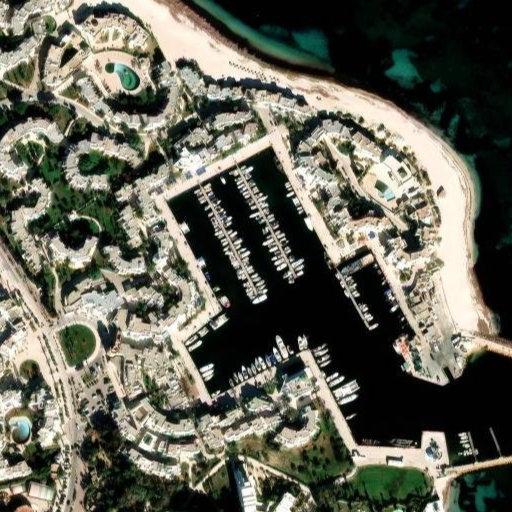
#> input picture datasets/08-images/map_patch.png, 512 x 512 px; its folder holds 4 pictures in this run
$ python make_figures.py
#> lines starting #> are read from the running program, lines starting #| are printed output that depends on the picture
### datasets/_map/render_view.py
"""Synthetic downward camera views of Sousse from OpenStreetMap data (NAVERA Academy).

    import sys; sys.path.insert(0, '<repo>/datasets/_map')
    from render_view import render_view
    img = render_view(35.8277, 10.6388, heading_deg=30, alt_m=300, out_px=512, seed=1,
                      style='pseudo', effects='medium')          # numpy BGR uint8
    img, meta = render_view(..., return_meta=True)               # + true pose, corner lat/lon, homography

style='map'    : the cartographic style of osm_sousse.mbtiles (same Mapnik XML, same per-zoom rules)
style='pseudo' : "pseudo-satellite": procedural textures per land class, fixed in world coordinates
                 (the same place looks the same in every view, whatever the seed), roof colour per
                 building from its OSM id, offset shadows, tree crowns, sea texture, and a synthetic
                 urban fabric inside residential/commercial/industrial areas where OSM has no buildings
                 (Sousse OSM has ~10k buildings only). It is NOT imagery: it is a deterministic drawing.

Camera: pinhole, square pixels, horizontal FOV `fov_deg` (default 60). Give either alt_m (height above
ground) or ground_size_m (width of the nadir footprint); default alt 300 m. heading_deg = direction of
the image top, clockwise from north (0 = north up).

effects: None | 'light' | 'medium' | 'strong' (random parameters drawn from `seed`) | dict. Dict keys:
    pitch_deg, roll_deg   camera tilt (perspective)               yaw_err_deg  heading error
    scale_err             relative altitude error (+0.1 = 10 % higher than nominal)
    blur                  gaussian sigma px                        motion_blur  kernel length px
    noise                 gaussian sensor noise sigma (0-255)      gamma        e.g. 0.8 .. 1.25
    color                 per-channel gain jitter amplitude (0.05) brightness   gain (1 = none)
    illum                 illumination gradient strength (0..0.5)  vignette     0..0.6
    jpeg                  JPEG quality (e.g. 40)                   clouds       coverage 0..1
    occlusion             number of dark occluding blobs at the image border (props, gear, dirt)
Unknown keys raise. With a preset, the drawn values are returned in meta['effects'].

Needs: numpy (system 1.x), opencv (cv2) and the private pylib with mapnik (~/osmrender/pylib, or env
NAVERA_OSM_PYLIB). The pylib is put on sys.path and PROJ_DATA is set automatically on first use.
Data: env NAVERA_OSM_DB or ~/academy-data/osm/sousse_osm.sqlite (made by make_map.py convert).
"""
import math
import os
import sys

import cv2
import numpy as np

HERE = os.path.dirname(os.path.abspath(__file__))
PYLIB = os.path.expanduser(os.environ.get('NAVERA_OSM_PYLIB', '~/osmrender/pylib'))
DB = os.path.expanduser(os.environ.get('NAVERA_OSM_DB', '~/academy-data/osm/sousse_osm.sqlite'))
R = 6378137.0
LAT_REF = 35.83                          # texture world frame: mercator metres * cos(LAT_REF) ~ metres
COS_REF = math.cos(math.radians(LAT_REF))
SUN_SHADOW = (-0.62, 0.78)               # unit ENU direction shadows fall to (sun in the south-east)
MAX_ORTHO = 3600                         # px, cap of the intermediate orthophoto side

_MAPS = {}


# [28 lines left out: functions _mapnik, _get_map, _render, not called in this run]


def latlon_to_merc(lat, lon):
    return R * math.radians(lon), R * math.log(math.tan(math.pi / 4 + math.radians(lat) / 2))


def merc_to_latlon(x, y):
    return math.degrees(2 * math.atan(math.exp(y / R)) - math.pi / 2), math.degrees(x / R)


# ----------------------------------------------------------------------------- procedural noise
# [41 lines left out: functions _hash, _vnoise, _fbm, not called in this run]


# ----------------------------------------------------------------------------- pseudo-satellite
# RGB base colours of the ground classes
BASE = {
    'land': (186, 168, 138), 'sea': (38, 92, 118), 'water': (52, 88, 92), 'saltpond': (205, 205, 196),
    'residential': (178, 166, 148), 'commercial': (168, 164, 160), 'industrial': (165, 160, 152),
    'construction': (192, 176, 150), 'farmland': (170, 150, 112), 'farmyard': (172, 160, 136),
    'orchard': (182, 163, 128), 'grass': (128, 140, 92), 'park': (104, 128, 80), 'wood': (70, 92, 58),
    'scrub': (140, 138, 102), 'sand': (222, 208, 176), 'bare': (196, 182, 160), 'wetland': (150, 152, 130),
    'cemetery': (190, 182, 166), 'military': (176, 164, 140), 'institution': (184, 176, 160),
    'hospital': (186, 180, 168), 'parking': (128, 128, 126), 'pitch': (88, 132, 82), 'stadium': (150, 150, 140),
    'golf': (96, 136, 76), 'aerodrome': (170, 160, 128), 'pedestrian': (196, 188, 174), 'pier': (176, 172, 164),
    'runway': (92, 94, 96),
}
FABRIC = {'residential': (13.0, 0.80), 'commercial': (24.0, 0.70), 'industrial': (34.0, 0.65),
          'institution': (22.0, 0.35), 'hospital': (22.0, 0.45), 'military': (30.0, 0.25),
          'farmyard': (20.0, 0.25)}            # cell metres, built fraction
ROOFS = np.array([(236, 233, 224), (222, 214, 198), (205, 196, 182), (188, 186, 182), (214, 200, 170),
                  (170, 100, 78), (150, 150, 150), (176, 196, 200), (242, 242, 238)], np.float32)
ROOF_CDF = np.cumsum([0.30, 0.18, 0.14, 0.12, 0.08, 0.06, 0.05, 0.04, 0.03])   # same weights as osmdata.roof_colours


# [7 lines left out: function _classify, not called in this run]


def _pseudo(box_merc, w, h, res):
    import style_map
    classes = style_map.PSEUDO_CLASSES
    codes = np.array([[int(style_map.code_colour(i)[j:j + 2], 16) for j in (1, 3, 5)]
                      for i in range(len(classes))], np.float32)
    cls = _classify(_render('style_pseudo_ground.xml', box_merc, w, h), classes, codes)
    # world coordinates (metres, fixed frame) of each pixel
    resm = (box_merc[2] - box_merc[0]) / w
    xs = (box_merc[0] + (np.arange(w) + 0.5) * resm) * COS_REF
    ys = (box_merc[3] - (np.arange(h) + 0.5) * resm) * COS_REF
    wx, wy = np.meshgrid(xs, ys)
    wx = wx.astype(np.float64)
    wy = wy.astype(np.float64)
    n_lo = _fbm(wx, wy, 180.0, 11, res, 3)
    n_mid = _fbm(wx, wy, 24.0, 12, res, 3)
    n_hi = _fbm(wx, wy, 4.0, 13, res, 3)
    img = np.zeros((h, w, 3), np.float32)
    for i, k in enumerate(classes):
        m = cls == i
        if not m.any():
            continue
        img[m] = BASE.get(k, BASE['land'])
    lum = 1 + 0.10 * n_lo + 0.07 * n_mid + 0.06 * n_hi
    tint = np.stack([1 + 0.04 * n_mid, 1 + 0.02 * n_lo, 1 - 0.04 * n_mid], -1)
    img *= lum[..., None] * tint
    C = {k: classes.index(k) for k in classes}
    shade = np.zeros((h, w), np.float32)          # objects that cast shadows (roof/tree height mask)
    top = np.zeros((h, w, 3), np.float32)
    topm = np.zeros((h, w), np.float32)
    # sea and water: waves + depth tint
    for k in ('sea', 'water'):
        m = cls == C[k]
        if m.any():
            wave = np.sin((wx[m] * 0.8 + wy[m] * 0.6) / 3.0 + 3 * n_mid[m]) * 0.04 + 0.08 * n_hi[m]
            img[m] = np.array(BASE[k], np.float32) * (1 + 0.15 * n_lo[m] + wave)[:, None]
    # untagged land (most of the rural Sahel): procedural parcels (~110 m, warped borders) of bare soil,
    # ploughed strips, olive groves (planted 9 m grid) or green crops
    m = cls == C['land']
    olive_land = np.zeros((h, w), bool)
    if m.any():
        px_ = np.floor((wx[m] + 45 * n_lo[m]) / 110).astype(np.int64)
        py_ = np.floor((wy[m] + 45 * n_mid[m] * 0.5 + 30 * n_lo[m]) / 95).astype(np.int64)
        ptype = _hash(px_, py_, 23)
        tone = (0.88 + 0.24 * _hash(px_, py_, 24))[:, None]
        base = np.array(BASE['land'], np.float32) * tone
        ang = _hash(px_, py_, 25) * np.pi
        t = wx[m] * np.cos(ang) + wy[m] * np.sin(ang)
        plough = (ptype >= 0.35) & (ptype < 0.55)
        stripe = np.where(plough, np.sin(t / 1.8) * 0.07, 0) if res < 1.2 else 0
        crop = ptype >= 0.92
        base = np.where(crop[:, None], np.array([128, 140, 88], np.float32) * tone, base)
        img[m] = base * (1 + stripe + 0.06 * n_mid[m] + 0.05 * n_hi[m])[:, None]
        olive = (ptype >= 0.55) & (ptype < 0.92)
        idx = np.nonzero(m)
        olive_land[idx[0][olive], idx[1][olive]] = True
    # farmland: field strips, orientation per ~150 m block
    m = cls == C['farmland']
    if m.any():
        ang = _hash(np.floor(wx[m] / 150).astype(np.int64), np.floor(wy[m] / 150).astype(np.int64), 21) * np.pi
        t = wx[m] * np.cos(ang) + wy[m] * np.sin(ang)
        stripe = np.sin(t / 2.5) * 0.06 if res < 1.5 else 0
        green = _hash(np.floor(wx[m] / 150).astype(np.int64), np.floor(wy[m] / 150).astype(np.int64), 22)
        base = np.where(green[:, None] > 0.6, np.array([120, 132, 84], np.float32), np.array(BASE['farmland'], np.float32))
        img[m] = base * (1 + stripe + 0.08 * n_mid[m])[:, None]
    # trees: orchards (olive grid ~7 m), woods/parks (dense random crowns), scattered shrubs on land
    for k, spacing, radius, keep in (('orchard', 7.0, 2.3, 0.92), ('wood', 4.5, 2.4, 0.95), ('park', 9.0, 3.0, 0.55),
                                     ('golf', 25.0, 3.5, 0.4), ('cemetery', 12.0, 2.0, 0.3), ('land', 22.0, 1.8, 0.08),
                                     ('olive_land', 9.0, 2.6, 0.9),
                                     ('scrub', 6.0, 1.6, 0.6), ('residential', 30.0, 2.5, 0.18), ('grass', 18.0, 2.2, 0.25)):
        m = olive_land if k == 'olive_land' else cls == C[k]
        if not m.any() or radius < 0.6 * res:
            continue
        gx = np.floor(wx[m] / spacing).astype(np.int64)
        gy = np.floor(wy[m] / spacing).astype(np.int64)
        jit = 0.5 if k in ('orchard', 'olive_land') else 1.6
        cx = (gx + 0.5 + (_hash(gx, gy, 31) - 0.5) * 0.3 * jit) * spacing
        cy = (gy + 0.5 + (_hash(gx, gy, 32) - 0.5) * 0.3 * jit) * spacing
        rr = radius * (0.75 + 0.5 * _hash(gx, gy, 33))
        present = _hash(gx, gy, 34) < keep
        d = np.hypot(wx[m] - cx, wy[m] - cy) / rr
        a = np.clip((1 - d) * rr / max(res, 0.3), 0, 1) * present
        if not a.any():
            continue
        tree = np.array([62, 84, 50], np.float32) * (0.85 + 0.3 * _hash(gx, gy, 35))[:, None]
        tree = tree * (1 + 0.25 * (1 - d.clip(0, 1)))[:, None]          # lit crown centre
        idx = np.nonzero(m)
        top[idx] = top[idx] * (1 - a[:, None]) + tree * a[:, None]
        topm[idx] = np.maximum(topm[idx], a)
        shade[idx] = np.maximum(shade[idx], a * 0.8)
    # synthetic urban fabric (roof cells) where OSM buildings are missing
    for k, (cell, frac) in FABRIC.items():
        m = cls == C[k]
        if not m.any():
            continue
        # each ~160 m block gets its own street-grid orientation; cells of `cell` metres split into
        # 1-3 roofs along u, with a 0.7-1.2 m gap (alleys, walls between houses)
        bx = np.floor(wx[m] / 160).astype(np.int64)
        by = np.floor(wy[m] / 160).astype(np.int64)
        ang = _hash(bx, by, 40) * (np.pi / 2)
        u = wx[m] * np.cos(ang) + wy[m] * np.sin(ang)
        v = -wx[m] * np.sin(ang) + wy[m] * np.cos(ang)
        cv_ = cell * (0.8 + 0.5 * _hash(bx, by, 45))
        gy = np.floor(v / cv_).astype(np.int64)
        fy = v / cv_ - gy
        cu = cv_ * (0.6 + 0.8 * _hash(gy, by, 46))              # row-dependent house width
        gx = np.floor(u / cu).astype(np.int64)
        fx = u / cu - gx
        gxs, fxs = gx, fx
        gap = (0.7 + 0.5 * _hash(gx, gy, 41)) / cv_
        gapu = gap * cv_ / cu
        inside = (fxs > gapu) & (fxs < 1 - gapu) & (fy > gap) & (fy < 1 - gap)
        present = _hash(gxs, gy, 42) < frac * (0.85 + 0.3 * (n_lo[m] + 1) / 2)
        a = (inside & present).astype(np.float32)
        if not a.any():
            continue
        ri = np.searchsorted(ROOF_CDF, _hash(gxs, gy, 43)).clip(0, len(ROOFS) - 1)
        col = ROOFS[ri] * (0.9 + 0.2 * _hash(gxs, gy, 44))[:, None]
        if k in ('industrial', 'commercial'):
            col = col * 0.5 + np.array([160, 162, 165], np.float32) * 0.5
        idx = np.nonzero(m)
        top[idx] = top[idx] * (1 - a[:, None]) + col * a[:, None]
        topm[idx] = np.maximum(topm[idx], a)
        shade[idx] = np.maximum(shade[idx], a)
    # roads/rail (asphalt with noise), drawn above ground but below roofs/trees
    rd = _render('style_pseudo_top.xml', box_merc, w, h).astype(np.float32)
    ra = rd[..., 3:] / 255.0
    asphalt = rd[..., :3] * (1 + 0.06 * n_hi + 0.05 * n_mid)[..., None]
    img = img * (1 - ra) + asphalt * ra
    roads_a = ra[..., 0]
    top_keep = topm * (1 - roads_a)                    # roads cut through synthetic fabric/trees
    shade *= (1 - roads_a)
    # OSM buildings: roof colour per OSM id + texture
    bd = _render('style_pseudo_bld.xml', box_merc, w, h).astype(np.float32)
    ba = bd[..., 3] / 255.0
    roof = bd[..., :3] * (1 + 0.05 * n_hi)[..., None]
    shade = np.maximum(shade, ba)
    # shadows: shift object masks along the sun direction (in pixels, world-fixed direction)
    for mask_len_m, strength in ((4.5, 0.45),):
        L = mask_len_m / res
        M = np.float32([[1, 0, SUN_SHADOW[0] * L], [0, 1, -SUN_SHADOW[1] * L]])
        sh = cv2.warpAffine(shade, M, (w, h), flags=cv2.INTER_LINEAR, borderMode=cv2.BORDER_CONSTANT)
        sh = cv2.GaussianBlur(sh, (0, 0), max(0.6, 0.6 / res))
        img *= (1 - strength * sh)[..., None]
    img = img * (1 - top_keep[..., None]) + top * top_keep[..., None]
    img = img * (1 - ba[..., None]) + roof * ba[..., None]
    rgb = np.clip(img, 0, 255).astype(np.uint8)
    return cv2.cvtColor(rgb, cv2.COLOR_RGB2BGR)


# ----------------------------------------------------------------------------- camera
def _camera(heading, pitch, roll, alt, f, cx, cy):
    """Homography ENU ground (E, N, 1) -> image pixels, plus camera rotation."""
    ps = math.radians(heading)
    z = np.array([0.0, 0.0, -1.0])
    yv = np.array([-math.sin(ps), -math.cos(ps), 0.0])      # image down = opposite of heading
    xv = np.cross(yv, z)
    Rwc = np.stack([xv, yv, z], 1)                          # columns: camera axes in world
    def rot(axis, a):
        a = math.radians(a)
        K = np.array([[0, -axis[2], axis[1]], [axis[2], 0, -axis[0]], [-axis[1], axis[0], 0]])
        return np.eye(3) + math.sin(a) * K + (1 - math.cos(a)) * K @ K
    # pitch: nose up (top of image looks further ahead); roll: right side down
    Rwc = rot(Rwc[:, 0], pitch) @ Rwc
    Rwc = rot(Rwc[:, 1], -roll) @ Rwc
    Rcw = Rwc.T
    C = np.array([0.0, 0.0, alt])
    t = -Rcw @ C
    K = np.array([[f, 0, cx], [0, f, cy], [0, 0, 1.0]])
    H = K @ np.stack([Rcw[:, 0], Rcw[:, 1], t], 1)
    return H / H[2, 2], Rwc


PRESETS = {
    'light': dict(tilt=3, yaw=2, scale=0.03, blur=(0, 0.8), motion=0, noise=(1, 3), gamma=0.08, color=0.03,
                  bright=0.08, illum=0.1, vignette=0.15, jpeg=(80, 95), clouds=0.0, occl=0),
    'medium': dict(tilt=8, yaw=5, scale=0.08, blur=(0.3, 1.5), motion=5, noise=(2, 6), gamma=0.15, color=0.06,
                   bright=0.15, illum=0.25, vignette=0.3, jpeg=(55, 90), clouds=0.25, occl=1),
    'strong': dict(tilt=15, yaw=12, scale=0.15, blur=(0.8, 2.5), motion=9, noise=(4, 12), gamma=0.25, color=0.1,
                   bright=0.25, illum=0.4, vignette=0.5, jpeg=(30, 70), clouds=0.5, occl=2),
}
EFFECT_KEYS = {'pitch_deg', 'roll_deg', 'yaw_err_deg', 'scale_err', 'blur', 'motion_blur', 'noise', 'gamma',
               'color', 'brightness', 'illum', 'vignette', 'jpeg', 'clouds', 'occlusion'}


# [70 lines left out: functions _draw_effects, _apply_photometric, not called in this run]


def render_view(lat, lon, heading_deg=0.0, alt_m=None, ground_size_m=None, out_px=512, seed=0,
                style='pseudo', effects=None, fov_deg=60.0, return_meta=False):
    """Synthetic downward camera image (numpy BGR uint8) centred on (lat, lon). See module doc."""
    if style not in ('pseudo', 'map'):
        raise ValueError("style must be 'pseudo' or 'map'")
    W, H = (out_px, out_px) if np.isscalar(out_px) else (int(out_px[0]), int(out_px[1]))
    rng = np.random.default_rng(seed)
    if effects is None:
        e = {}
    elif isinstance(effects, str):
        e = _draw_effects(effects, rng)
    else:
        bad = set(effects) - EFFECT_KEYS
        if bad:
            raise ValueError(f'unknown effects {sorted(bad)}')
        e = dict(effects)
    th = math.radians(fov_deg) / 2
    if alt_m is None:
        alt_m = ground_size_m / (2 * math.tan(th)) if ground_size_m else 300.0
    nominal_ground = 2 * alt_m * math.tan(th)
    alt_true = alt_m * (1 + e.get('scale_err', 0.0))
    head_true = heading_deg + e.get('yaw_err_deg', 0.0)
    pitch, roll = e.get('pitch_deg', 0.0), e.get('roll_deg', 0.0)
    if math.radians(abs(pitch)) + th > math.radians(75) or math.radians(abs(roll)) + th > math.radians(75):
        raise ValueError('tilt too large: the view would reach the horizon')
    f = (W / 2) / math.tan(th)
    Hg, Rwc = _camera(head_true, pitch, roll, alt_true, f, W / 2, H / 2)
    Hinv = np.linalg.inv(Hg)
    corners = np.array([[0, 0, 1], [W, 0, 1], [W, H, 1], [0, H, 1]], float)
    g = (Hinv @ corners.T).T
    g = g[:, :2] / g[:, 2:3]                                # ENU metres of the image corners
    res = alt_true * 2 * math.tan(th) / W                     # nadir ground sampling distance (m/px)
    pad = 6 * res + 10
    e0, e1 = g[:, 0].min() - pad, g[:, 0].max() + pad
    n0, n1 = g[:, 1].min() - pad, g[:, 1].max() + pad
    ores = max(res, max(e1 - e0, n1 - n0) / MAX_ORTHO)
    ow, oh = int(math.ceil((e1 - e0) / ores)), int(math.ceil((n1 - n0) / ores))
    mx, my = latlon_to_merc(lat, lon)
    k = 1 / math.cos(math.radians(lat))                      # mercator metres per ground metre
    box = (mx + e0 * k, my + (n1 - oh * ores) * k, mx + (e0 + ow * ores) * k, my + n1 * k)
    if style == 'map':
        rgba = _render('style_map.xml', box, ow, oh)
        ortho = cv2.cvtColor(rgba[..., :3], cv2.COLOR_RGB2BGR)
    else:
        ortho = _pseudo(box, ow, oh, ores)
    # image pixel -> ortho pixel: A (ENU -> ortho px) @ Hinv
    A = np.array([[1 / ores, 0, -e0 / ores], [0, -1 / ores, n1 / ores], [0, 0, 1]])
    M = A @ Hinv
    img = cv2.warpPerspective(ortho, M, (W, H), flags=cv2.INTER_LINEAR | cv2.WARP_INVERSE_MAP,
                              borderMode=cv2.BORDER_REPLICATE)
    img = _apply_photometric(img, e, rng) if e else img
    if not return_meta:
        return img
    corners_ll = [merc_to_latlon(mx + E * k, my + N * k) for E, N in g]
    meta = {'lat': lat, 'lon': lon, 'heading_deg': heading_deg, 'heading_true_deg': head_true,
            'alt_m': alt_m, 'alt_true_m': alt_true, 'fov_deg': fov_deg, 'focal_px': f,
            'ground_size_m': nominal_ground, 'gsd_m': res, 'pitch_deg': pitch, 'roll_deg': roll,
            'style': style, 'effects': e, 'seed': seed,
            'H_enu_to_px': Hg.tolist(),                       # (E, N, 1) metres from (lat, lon) -> pixel
            'corners_latlon': corners_ll,                     # TL, TR, BR, BL
            'attribution': '© OpenStreetMap contributors'}
    return img, meta


# [12 lines left out: function _demo, not called in this run]


# [2 lines that do not run on import are left out]

### solutions/08-images/make_figures.py
#!/usr/bin/env python3
"""Mission 08: the data figures of lesson.md (teacher only).

    PYTHONPATH= python3 solutions/08-images/make_figures.py

Writes courses/08-images/assets/: cold_open.jpg, like_map_steps.jpg, thermal_wrap.jpg, and prints the numbers of
the lesson's §7 worked example. Uses the course reference (solutions/_navera_lite) and render_view.
"""
import math
import os
import sys

import cv2
import numpy as np

HERE = os.path.dirname(os.path.abspath(__file__))
REPO = os.path.realpath(os.path.join(HERE, "..", ".."))
sys.path.insert(0, os.path.join(REPO, "datasets", "_map"))
sys.path.insert(0, os.path.join(REPO, "solutions", "_navera_lite"))
from render_view import render_view  # noqa: E402
from navera_lite.image import affine_matrix, like_map, normalise, to_gray  # noqa: E402

A = os.path.join(REPO, "courses", "08-images", "assets")
D = os.path.join(REPO, "datasets", "08-images")
OSM = "Map data (c) OpenStreetMap contributors"
FONT = cv2.FONT_HERSHEY_SIMPLEX


def caption(img, text, h=26, scale=0.5):
    if img.ndim == 2:
        img = cv2.cvtColor(img, cv2.COLOR_GRAY2BGR)
    strip = np.full((h, img.shape[1], 3), 255, np.uint8)
    cv2.putText(strip, text, (6, h - 9), FONT, scale, (40, 40, 40), 1, cv2.LINE_AA)
    return np.vstack([img, strip])


def row(*imgs, gap=10):
    hmax = max(i.shape[0] for i in imgs)
    out = []
    for i in imgs:
        out += [np.vstack([i, np.full((hmax - i.shape[0], i.shape[1], 3), 255, np.uint8)]),
                np.full((hmax, gap, 3), 255, np.uint8)]
    return np.hstack(out[:-1])


# [10 lines left out: function north_arrow, not called in this run]


def main():
    os.makedirs(A, exist_ok=True)
    # 1. cold open: the lab's map patch and raw drone photo, side by side
    mp = cv2.imread(os.path.join(D, "map_patch.png"))
#> mp is the input picture: shape (512, 512, 3); mean B, G, R 87.7, 100.6, 100.6
    ph = cv2.imread(os.path.join(D, "drone_photo.jpg"))
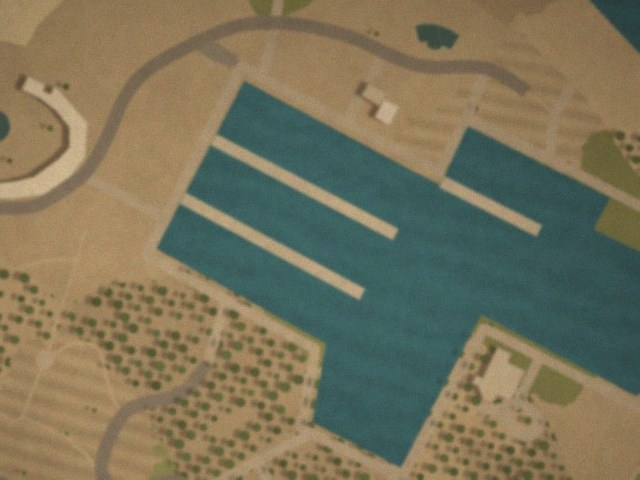
#> input picture datasets/08-images/drone_photo.jpg, 640 x 480 px
#> ph is the input picture: shape (480, 640, 3); mean B, G, R 90.3, 115.3, 121.2
    left = caption(cv2.resize(mp, (360, 360), interpolation=cv2.INTER_AREA), "the map: north up, 0.97 m per pixel")
#> in caption, `cv2.putText(strip, text, (6, h - 9), FONT, scale, (40, 40, 40), 1, cv2..`:
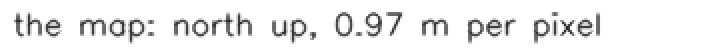
#> strip: shape (26, 360, 3) (shown 2 times larger); min 41, max 255, mean 238.9
#> in caption, `return np.vstack([img, strip])`:
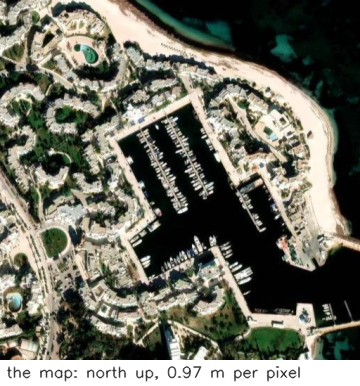
#> returned value: shape (386, 360, 3); mean of channels 0, 1, 2 97.9, 109.9, 109.9; drawn as B, G, R
    right = caption(cv2.resize(ph, (480, 360), interpolation=cv2.INTER_AREA), "simulated drone photo: 0.60 m per pixel")
#> call 2 of caption, with text = 'simulated drone photo: 0.60 m per pixel', h = 26, scale = 0.5
#> in caption (call 2), `cv2.putText(strip, text, (6, h - 9), FONT, scale, (40, 40, 40), 1, cv2..`:
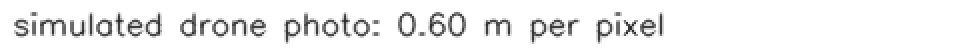
#> strip: shape (26, 480, 3) (shown 2 times larger); min 41, max 255, mean 240.4
    cv2.imwrite(os.path.join(A, "cold_open.jpg"), caption(row(left, right), OSM, scale=0.45),
                [cv2.IMWRITE_JPEG_QUALITY, 85])
#> (the rest of the program and of its run is left out)
